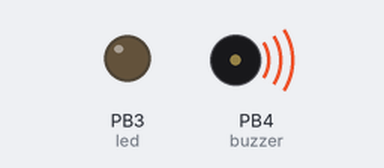
Simulated run of this sketch. Board: ATtiny85, built with avr-gcc and run on an emulated ATtiny85. Parts: output pins drawn as LEDs (lit = HIGH), buzzer (waves = sounding, pin HIGH). The local clock reads 2024-03-15 10:24:30 at power-on unless the sketch sets it.

Above: at 0.05 s.
Timing chart, 0 to 40.0 s (numbered marks = the images above):
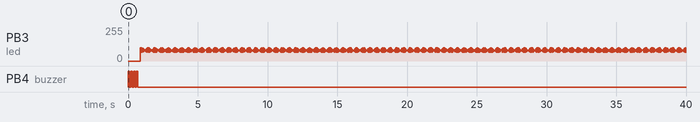

The sketch:

pills-2.ino
```cpp
#if defined(__AVR_ATtiny85__)
#define F_CPU 8000000UL
#endif

#include <avr/wdt.h>
#include <Narcoleptic.h>
#include <Wire.h>
#include "RTClib.h"
RTC_DS1307 RTC;

#include <util/delay.h>
void delay_ms(unsigned long  ms)
{
  Narcoleptic.enableMillis();
  while(0<ms--) _delay_ms(1);
  Narcoleptic.disableMillis();
}

void setupSleep() {
  //Serial.begin(9600);
  Narcoleptic.disableMillis(); //Do not disable millis - we need it for our delay() function.
  Narcoleptic.disableTimer1();
  Narcoleptic.disableTimer2();
  Narcoleptic.disableSerial();
  Narcoleptic.disableADC();  // !!! enabling this causes >100uA consumption !!!
  Narcoleptic.disableWire();
  Narcoleptic.disableSPI();

  // Another tweaks to lower the power consumption
  ADCSRA &= ~(1<<ADEN); //Disable ADC
  ACSR = (1<<ACD); //Disable the analog comparator
  //
#if !defined(__AVR_ATtiny85__)
  // ATmega48/88/168/328
  DIDR0 = B00111111; //Disable digital input buffers on all ADC0-ADC5 pins
  DIDR1 = (1<<AIN1D)|(1<<AIN0D); //Disable digital input buffer on AIN1/0
#else
  //
  // ATtiny25/45/85
  //Disable digital input buffers on all ADC0-ADC3 + AIN1/0 pins
DIDR0 = (1<<ADC0D)|(1<<ADC2D)|(1<<ADC3D)|(1<<ADC1D)|(1<<AIN1D)|(1<<AIN0D);
#endif

}

constexpr auto led = PB3; // Arduino pin 3; tiny85 pin 2
constexpr auto buzzer = PB4; // Arduino pin 4; tiny85 pin 3

enum at_state {WAITING, ACTIVATED, DONE };

class At {
  public:
  int m_hour;
  at_state state; // = WAITING;
  void updateAt(int hr) {
    //Serial.println("update info:");
    //Serial.println(hr, DEC);
    //Serial.println(m_hour, DEC);

    if(hr < m_hour) {
      //Serial.println("entering waiting state");
      state = WAITING;
    } else if(state == WAITING) {
      state = ACTIVATED;
    } else if(state == ACTIVATED) {
      //Serial.println("Called change state to done");
      state = DONE;
    }
    //if(state == ACTIVATED) state = DONE;
    //if(state == WAITING) state = ACTIVATED;
  }

};

static At ats[4];

void setup() {
  setupSleep();

  pinMode(led, OUTPUT);
  pinMode(buzzer, OUTPUT);
  Wire.begin();
  RTC.begin();

  ats[0].m_hour = 9;
  ats[1].m_hour = 12;
  ats[2].m_hour = 17;
  ats[3].m_hour = 21;

}

void beep() {
  //Serial.println("beeping");
  //Serial.println(ACTIVATED);
  for(int i=0; i<4; i++) {
    digitalWrite(buzzer, HIGH);
    delay_ms(100);
    digitalWrite(buzzer, LOW);
    delay_ms(100);
  }
  //Serial.println("... finished beeping");
}

void checkAlarm() {
  DateTime now = RTC.now();
  bool alarm = false;
  for(auto& at:ats) {
    at.updateAt(now.hour());
    if(at.state == ACTIVATED) alarm = true;
    //Serial.print(at.state);
  }
  //Serial.println("");
  if(alarm) beep();
}

void blinky() {
  //return;
  constexpr auto device = led;
  //constexpr auto device = buzzer;
   digitalWrite(device, HIGH);
   //Narcoleptic.enableMillis();
   delay_ms(5);
   digitalWrite(device, LOW);
}

void loop() {
  checkAlarm();
  blinky();
  //Serial.println(i++);
  //Serial.flush();
  Narcoleptic.sleep(WDTO_8S);

}
```

Measured:
- by itself, PB4 (buzzer): alternates HIGH for 0.10 s and LOW for 0.10 s, 8 changes in all, then stays LOW
